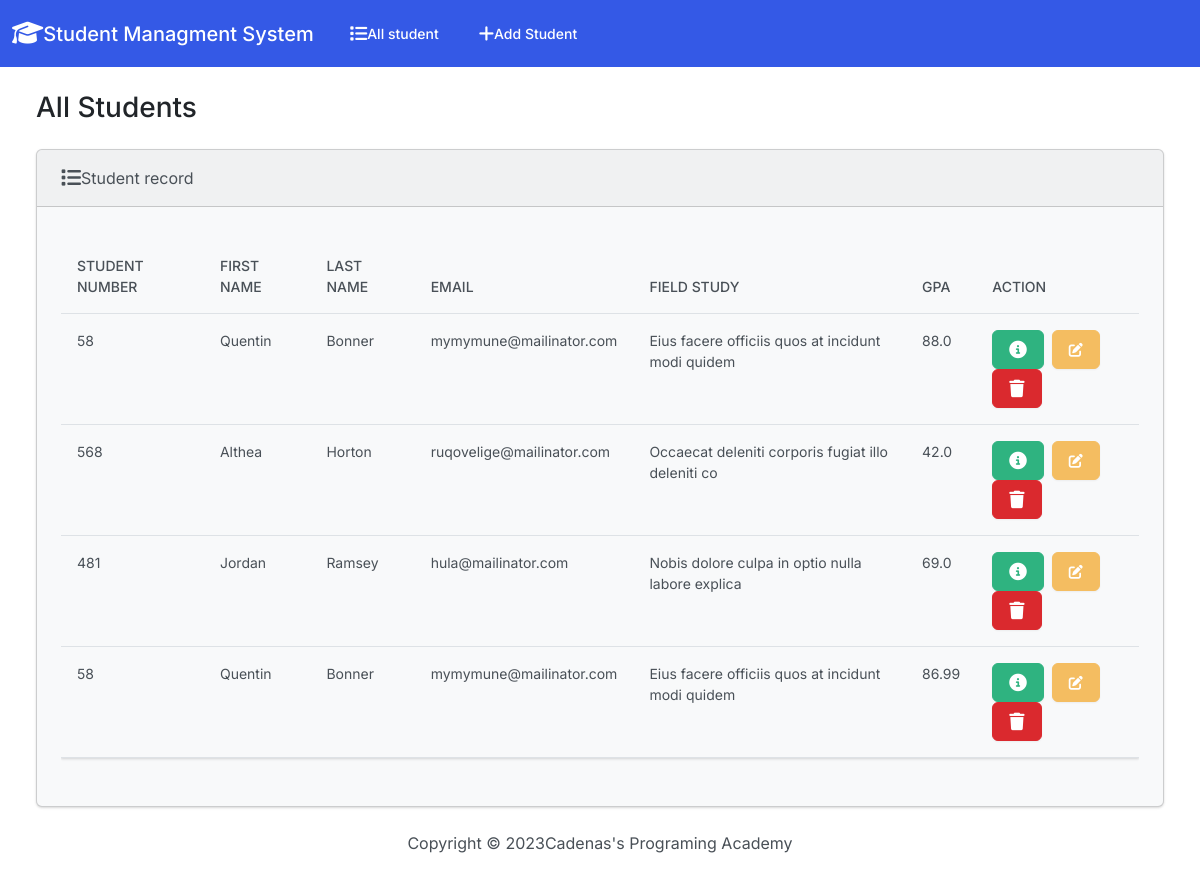
The page / on the database its author committed.
### students/models.py (models this page shows, shortened)
class Student(models.Model):
  student_number = models.PositiveIntegerField()
  first_name = models.CharField( max_length=50)
  last_name = models.CharField( max_length=50)
  email= models.EmailField( max_length=100)
  field_study=models.CharField(max_length=50)
  gpa = models.FloatField()
  class Meta:
        verbose_name = 'Student'
        verbose_name_plural = 'Students'

### students/views.py (the view)
# urls.py: path('', views.index, name='index'),
def index(request):
  return render(request,'students/index.html',{
                  'students': Student.objects.all()
  })

### students/templates/students/index.html (shortened to what this page needs)
{% extends 'students/base.html' %}
{% block body %}
<h3 class="m-4">
  All Students
</h3>
<div class="row">
  <div class="col-12">
    {% if students %}
    <div class="card bg-light ms-4 me-4 mb-4" >
      <div class="card-header"><i class="fa-solid fa-list fa-lg"></i>Student record</div>
      <div class="card-body">
        <p class="card-text">
          <div class="table-responsive">
            <table class="table table-hover">
              <thead>
                <tr>
                  <th scope="col">Student Number</th>
                  <th scope="col">First name</th>
                  <th scope="col">Last name</th>
                  <th scope="col">Email</th>
                  <th scope="col">Field Study</th>
                  <th scope="col">GPA</th>
                  <th scope="col">Action</th>
                </tr>
              </thead>
              <tbody>
                {% for student in students %}
                <tr>
                  <td>{{ student.student_number }}</td>
                  <td>{{ student.first_name }}</td>
                  <td>{{ student.last_name }}</td>
                  <td>{{ student.email }}</td>
                  <td>{{ student.field_study }}</td>
                  <td>{{ student.gpa }}</td>
                  <td>
                    <button type="button" class="btn btn-success me-1" href="{% url 'view_student' student.id %}" data-bs-toggle="modal" data-bs-target="#myModal{{ student.id }}"></button>
                    <a class="btn btn-warning me-1" href="{% url 'edit' student.id %}"><i class="fa-solid fa-pen-to-square"></i></a>
                    <button type="button" class="btn btn-danger" data-bs-toggle="modal" data-bs-target="#delete{{ student.id }}"></button>
                  </td>
                </tr>
                {% endfor %}
              </tbody>
            </table>
          </div>
        </p>
      </div>
    </div>
    {% else %}
      <h5 class="alert alert-primary ms-4 me-4">
        no students records
      </h5>
    {% endif %}
  </div>
</div>
{% endblock  %}

### students/templates/students/base.html (shortened to what this page needs)
{% load static %}
<!DOCTYPE html>
<html lang="en">
<head>
  <link rel="stylesheet" href="https://cdnjs.cloudflare.com/ajax/libs/font-awesome/6.4.0/css/all.min.css" />
  <link rel="stylesheet" href="{% static 'css\bootstrap.min.css'%}">
</head>
<body class="d-flex flex-column min-vh-100">
  <nav class="navbar navbar-expand-lg navbar-dark bg-primary">
    <div class="container-fluid">
      <a class="navbar-brand" href="#"><i class="fa-solid fa-graduation-cap fa-lg"></i>Student Managment System</a>
      <div class="collapse navbar-collapse" id="navbarColor01">
        <ul class="navbar-nav me-auto">
          <li class="nav-item">
            <a class="nav-link" href="{% url 'index'  %}">All student</a>
          </li>
          <li class="nav-item">
            <a class="nav-link" href="{% url 'add' %}">Add Student</a>
          </li>
        </ul>
      </div>
    </div>
  </nav>
  <div class="container-fluid">
   {% block body %}
   {% endblock  %}
  </div>
  <footer class="mt-auto mb-4">
    <div class="text-center">
      <span>
        Copyright &copy; <script>document.write(new Date().getFullYear())</script>Cadenas's Programing Academy
      </span>
    </div>
  </footer>
</body>
</html>

### rows shown on the page
Student: student_number "58", first_name "Quentin", last_name "Bonner", email "mymymune@mailinator.com", field_study "Eius facere officiis quos at incidunt modi quidem", gpa "88.0"
Student: student_number "568", first_name "Althea", last_name "Horton", email "ruqovelige@mailinator.com", field_study "Occaecat deleniti corporis fugiat illo deleniti co", gpa "42.0"
Student: student_number "481", first_name "Jordan", last_name "Ramsey", email "hula@mailinator.com", field_study "Nobis dolore culpa in optio nulla labore explica", gpa "69.0"
Student: student_number "58", first_name "Quentin", last_name "Bonner", email "mymymune@mailinator.com", field_study "Eius facere officiis quos at incidunt modi quidem", gpa "86.99"
